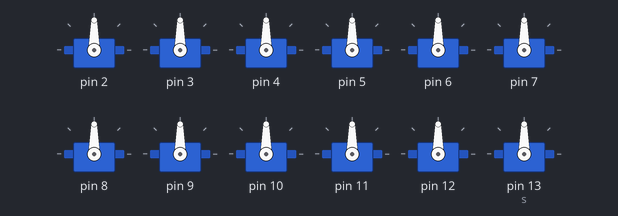
The sketch below on a simulated Arduino Uno, built with avr-gcc and run on an emulated ATmega328P. Shown: 12 × servo. What the sketch prints to the serial monitor is not drawn.

Above: at 0.05 s.
Timing chart, 0 to 6.9 s (numbered marks = the images above):
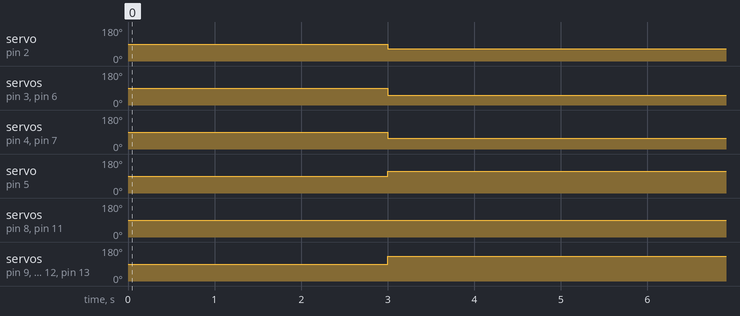

Measured:
- by itself, servo on pin 2: repeats every 3.0 s: 45° 0.30 s, 64° 0.30 s, 90° 0.90 s, 64° 1.5 s
- by itself, servo on pin 3: repeats every 3.0 s: 55° 0.30 s, 30° 0.30 s, 50° 0.90 s, 51° 1.5 s
- by itself, servo on pin 4: repeats every 3.0 s: 73° 0.30 s, 90° 0.30 s, 50° 0.90 s, 56° 1.5 s
- by itself, servo on pin 5: repeats every 3.0 s: 90° 0.90 s, 116° 0.30 s, 135° 0.30 s, 116° 1.5 s
- by itself, servo on pin 6: repeats every 3.0 s: 50° 0.90 s, 30° 0.30 s, 55° 0.30 s, 51° 1.5 s
- by itself, servo on pin 7: repeats every 3.0 s: 50° 0.90 s, 90° 0.30 s, 73° 0.30 s, 56° 1.5 s
- by itself, servo on pin 8: 90° → 116° at 12.6 s, → 135° 1.5 s later, → 116° 0.30 s later, → 90° 0.30 s later, … (37 changes in this stretch)
- by itself, servo on pin 9: repeats every 3.0 s: 129° 1.5 s, 125° 0.30 s, 150° 0.30 s, 130° 0.90 s

The sketch:

MainControl.ino
```cpp
#include "Robot.h"
#include <Servo.h>
int motorPins[12];
Robot m_Robot;

Servo s;
void setup()
{
  for (int i = 0; i < 12; i++)
  {
    motorPins[i] = i + 2;
  }
  m_Robot.Initial(motorPins);
  s.attach(13);
  m_Robot.GetRBM3(&s);
  delay(3000);
  m_Robot.OriType();
  delay(3000);
  m_Robot.Throw();
  delay(3000);
  m_Robot.Walk_Back(14);
  m_Robot.TurnRight(3);
  m_Robot.Walk_Back(7);
  m_Robot.TurnRight(8);
  m_Robot.Walk_Back(7);
  m_Robot.TurnRight(3);
  m_Robot.Walk_Back(14);
}

void loop()
{
}
```

IMovingData.cpp
```cpp
#include "IMovingData.h"

MovingData_RF::MovingData_RF()
{
    alpha[0] = 0;
    alpha[1] = fi;
    alpha[2] = theda;
    alpha[3] = fi;
    for (int i = 0; i < 4; i++)
    {
        beta[i] = b[i];
        gama[i] = r[i];
        turning_alpha[i] = turning_a[i];
        turning_beta[i] = turning_b[i];
        turning_gama[i] = turning_r[i];
    }
    LegFlag = 3;
}

MovingData_RB::MovingData_RB()
{
    alpha[0] = 0;
    alpha[1] = -fi;
    alpha[2] = -theda;
    alpha[3] = -fi;
    for (int i = 0; i < 4; i++)
    {
        beta[i] = b[i];
        gama[i] = r[i];
        turning_alpha[i] = -turning_a[i];
        turning_beta[i] = turning_b[i];
        turning_gama[i] = turning_r[i];
    }
    LegFlag = 4;
}

MovingData_LF::MovingData_LF()
{
    alpha[0] = 180;
    alpha[1] = 180 - fi;
    alpha[2] = 180 - theda;
    alpha[3] = 180 - fi;
    for (int i = 0; i < 4; i++)
    {
        if (b[i] < 0)
            beta[i] = -180 - b[i];
        else
            beta[i] = 180 - b[i];
        gama[i] = -r[i];
        turning_alpha[i] = turning_a[i] > 0 ? 180 - turning_a[i] : -180 - turning_a[i];
        turning_beta[i] = turning_b[i] > 0 ? 180 - turning_b[i] : -180 - turning_b[i];
        turning_gama[i] = -turning_r[i];
    }
    LegFlag = 1;
}

MovingData_LB::MovingData_LB()
{
    alpha[0] = -180;
    alpha[1] = -180 + fi;
    alpha[2] = -180 + theda;
    alpha[3] = -180 + fi;
    for (int i = 0; i < 4; i++)
    {
        if (b[i] < 0)
            beta[i] = -180 - b[i];
        else
            beta[i] = 180 - b[i];
        gama[i] = -r[i];

        turning_alpha[i] = turning_a[i] > 0 ? 180 - turning_a[i] : -180 - turning_a[i];
        turning_beta[i] = turning_b[i] > 0 ? 180 - turning_b[i] : -180 - turning_b[i];
        turning_gama[i] = -turning_r[i];
    }
    LegFlag = 2;
}
```

IMovingData.h
```cpp
class IMovingData
{
protected:
    float theda = 45, fi = 26;
    float b[4] = {40, 39, 35, 60};
    float r[4] = {-40, -34, -17, 0};
    // turning t0 t1 t1zUp xdzUP
    float turning_a[4] = {37, 11, 37, 0};
    float turning_b[4] = {31, 29, 31, 30};
    float turning_r[4] = {-18, -12, 30, 30};

public:
    float alpha[4] = {0, 0, 0, 0};
    float beta[4] = {0, 0, 0, 0};
    float gama[4] = {0, 0, 0, 0};
    float turning_alpha[4] = {0, 0, 0, 0};
    float turning_beta[4] = {0, 0, 0, 0};
    float turning_gama[4] = {0, 0, 0, 0};

    int LegFlag;
};

class MovingData_RF : public IMovingData
{
public:
    MovingData_RF();
};

class MovingData_RB : public IMovingData
{
public:
    MovingData_RB();
};

class MovingData_LF : public IMovingData
{
public:
    MovingData_LF();
};

class MovingData_LB : public IMovingData
{
public:
    MovingData_LB();
};
```

Leg.cpp
```cpp
#include "Leg.h"
#include <Arduino.h>

Leg::Leg(char Name[2])
{
  for (int i = 0; i < 2; i++)
    m_name[i] = Name[i];
  if (m_name[0] == 'L' && m_name[1] == 'F')
    f = 1;
  else if (m_name[0] == 'L' && m_name[1] == 'B')
    f = 2;
  else if (m_name[0] == 'R' && m_name[1] == 'F')
    f = 3;
  else if (m_name[0] == 'R' && m_name[1] == 'B')
    f = 4;
  switch (f)
  {
  case 1:
    moving_data = new MovingData_LF();
    Serial.println("LF");
    break;
  case 2:
    moving_data = new MovingData_LB();
    Serial.println("LB");
    break;
  case 3:
    moving_data = new MovingData_RF();
    Serial.println("RF");
    break;
  case 4:
    moving_data = new MovingData_RB();
    Serial.println("RB");
  default:
    break;
  }
  Serial.println(moving_data->LegFlag);
}

void Leg::Initial(int pin1, int pin2, int pin3)
{
  m1 = new Motor('f');
  m2 = new Motor('s');
  m3 = new Motor('t');
  if (m_name[0] == 'L')
  {
    m1->Initial(pin1, 180);
    m2->Initial(pin2, 180);
  }
  else
  {
    m1->Initial(pin1, 0);
    m2->Initial(pin2, 0);
  }
  if (f != 4)
    m3->Initial(pin3, 0);
}

void Leg::GetRBM3(Servo *s)
{
  m3 = new Motor("t");
  m3->Initial(s, 0);
  getRBM3_Servo = true;
}

void Leg::WalkMotorRotate(int t)
{
  m1->RotateTo(moving_data->alpha[t]);
  m2->RotateTo(moving_data->beta[t]);
  if (f != 4)
    m3->RotateTo(moving_data->gama[t]);
  else
    m3->TestServoRotateTo(moving_data->gama[t]);
}

void Leg::OriType()
{
  int t = 0;
  switch (f)
  {
  case 1:
    t = 1;
    break;
  case 2:
    t = 1;
    break;
  case 3:
    t = 0;
    break;
  case 4:
    t = 0;
    break;
  default:
    break;
  }
  WalkMotorRotate(t);
}

void Leg::Walk_Up()
{
  int t = 3;
  WalkMotorRotate(t);
}

void Leg::Walk_Down(bool forward)
{
  int t = 0;

  if (forward)
  {
    switch (f)
    {
    case 1:
      t = 2;
      break;
    case 2:
      t = 0;
      break;
    case 3:
      t = 2;
      break;
    case 4:
      t = 0;
      break;
    default:
      break;
    }
  }
  else
  {
    switch (f)
    {
    case 1:
      t = 0;
      break;
    case 2:
      t = 2;
      break;
    case 3:
      t = 0;
      break;
    case 4:
      t = 2;
      break;
    default:
      break;
    }
  }

  WalkMotorRotate(t);
}

void Leg::Walk_MoveBody(int type, bool forward)
{
  int t = 0;

  if (forward)
  {
    if (type == 1)
    {
      switch (f)
      {
      case 1:
        t = 0;
        break;
      case 2:
        t = 2;
        break;
      case 3:
        t = 1;
        break;
      case 4:
        t = 1;
        break;
      default:
        break;
      }
    }
    else if (type == 2)
    {
      switch (f)
      {
      case 1:
        t = 1;
        break;
      case 2:
        t = 1;
        break;
      case 3:
        t = 0;
        break;
      case 4:
        t = 2;
        break;
      default:
        break;
      }
    }
  }
  else
  {
    if (type == 1)
    {
      switch (f)
      {
      case 1:
        t = 2;
        break;
      case 2:
        t = 0;
        break;
      case 3:
        t = 1;
        break;
      case 4:
        t = 1;
        break;
      default:
        break;
      }
    }
    else if (type == 2)
    {
      switch (f)
      {
      case 1:
        t = 1;
        break;
      case 2:
        t = 1;
        break;
      case 3:
        t = 2;
        break;
      case 4:
        t = 0;
        break;
      default:
        break;
      }
    }
  }
  WalkMotorRotate(t);
}

void Leg::TurnRight_Up()
{
  if (f == 1 || f == 2)
    m2->RotateTo(100);
  else
  {
    m2->RotateTo(80);
  }
}

void Leg::TurnRight_Down()
{
  if (f == 1 || f == 2)
    m2->RotateTo(moving_data->beta[1]);
  else
  {
    m1->RotateTo(-30);
    m2->RotateTo(moving_data->beta[0]);
  }
}

void Leg::TurnRight_MoveBody(int type)
{
  if (type == 1)
    m1->RotateTo(30);
  else if (type == 2)
    m1->RotateTo(moving_data->alpha[0]);
}

void Leg::TurnLeft_UP()
{
  if (f == 3 || f == 4)
    m2->RotateTo(80);
  else
  {
    m2->RotateTo(100);
  }
}

void Leg::TurnLeft_Down()
{
  if (f == 3 || f == 4)
  {
    m2->RotateTo(moving_data->beta[0]);
  }
  else
  {
    m1->RotateTo(-150);
    m2->RotateTo(moving_data->beta[1]);
  }
}

void Leg::TurnLeft_MoveBody(int type)
{
  if (type == 1)
    m1->RotateTo(150);
  else if (type == 2)
  {
    m2->RotateTo(100);
    delay(move_time);
    m1->RotateTo(moving_data->alpha[1]);
    delay(move_time);
    m2->RotateTo(moving_data->beta[1]);
  }
}

void Leg::LegTest()
{
  m1->RotateTo(30);
  delay(1000);
  m1->RotateTo(0);
  delay(1000);
  m2->RotateTo(30);
  delay(1000);
  m2->RotateTo(0);
  delay(1000);
  if (f != 4)
    m3->RotateTo(30);
  else
    m3->TestServoRotateTo(30);
  delay(1000);
  if (f != 4)
    m3->RotateTo(0);
  else
    m3->TestServoRotateTo(0);
  delay(1000);
}

void Leg::LegTest2()
{
  m1->RotateTo(30);
  m2->RotateTo(30);
  m3->TestServoRotateTo(30);
  delay(1000);
  m1->RotateTo(0);
  m2->RotateTo(0);
  m3->TestServoRotateTo(0);
  delay(1000);
}
```

Leg.h
```cpp
#include "Motor.h"
#include "IMovingData.h"
class Leg
{
private:
    float L1 = 37.55, L2 = 70, L3 = 107.5;
    int f = 0;
    int move_time = 300;

public:
    IMovingData *moving_data;

    Motor *m1, *m2, *m3;
    char m_name[2];
    bool getRBM3_Servo = false;
    Leg(char[]);
    void Initial(int, int, int);
    void LegTest();
    void LegTest2();
    void WalkMotorRotate(int);
    void OriType();
    void Walk_Up();
    void Walk_Down(bool);
    void Walk_MoveBody(int, bool);
    void TurnRight_Up();
    void TurnRight_Down();
    void TurnRight_MoveBody(int);
    void TurnLeft_UP();
    void TurnLeft_Down();
    void TurnLeft_MoveBody(int);
    void GetRBM3(Servo *);
};
```

Motor.cpp
```cpp
#include "Motor.h"
#include <Arduino.h>
Motor::Motor(char Name)
{
  m_name = Name;
  now_degree = 0;
  goal_degree = 0;
}

void Motor::RotateTo(int degree)
{
  if (m_name == 't')
    m_servo.write(90 - degree);
  else
  {
    if (degree > 90 || degree < -90)
    {
      if (degree > 0)
        degree -= 180;
      else if (degree < 0)
        degree += 180;
    }
    m_servo.write(90 + degree);
  }
}

void Motor::TestServoRotateTo(int degree)
{
  test_servo->write(90 - degree);
}

void Motor::Initial(int pinNum, int OriDegree)
{
  m_servo.attach(pinNum);
  m_servo.write(90);
  now_degree = OriDegree;
}

void Motor::Initial(Servo *s, int OriDegree)
{
  test_servo = s;
  test_servo->write(90);
  now_degree = OriDegree;
}
```

Motor.h
```cpp
#include <Servo.h>

class Motor
{
private:
  int now_degree, goal_degree;

public:
  Servo m_servo;
  Servo *test_servo;
  char m_name;
  Motor(char);
  void Initial(int, int);
  void Initial(Servo *s, int);
  void RotateTo(int);
  void TestServoRotateTo(int);
};
```

Robot.cpp
```cpp
#include "Robot.h"
#include <Arduino.h>

Robot::Robot()
{
  Serial.begin(9600);
  LF = new Leg("LF");
  LB = new Leg("LB");
  RF = new Leg("RF");
  RB = new Leg("RB");
}

void Robot::Initial(int pins[12])
{
  LF->Initial(pins[0], pins[1], pins[2]);
  LB->Initial(pins[3], pins[4], pins[5]);
  RF->Initial(pins[6], pins[7], pins[8]);
  RB->Initial(pins[9], pins[10], pins[11]);
  pinMode(motorPin, OUTPUT);
  digitalWrite(motorPin, LOW);
}

void Robot::RobotTest()
{
  LF->LegTest();
  LB->LegTest();
  RF->LegTest();
  RB->LegTest();
}

void Robot::RobotTest2()
{
  RB->LegTest2();
}

void Robot::OriType()
{
  LF->OriType();
  LB->OriType();
  RF->OriType();
  RB->OriType();
}

void Robot::Walk(int cnt)
{
  for (int i = 0; i < cnt; i++)
  {
    Walk_LegUpDown(3, true); //RF
    Walk_MoveBody(1, true);
    Walk_LegUpDown(2, true); //LB
    Walk_LegUpDown(1, true); //LF
    Walk_MoveBody(2, true);
    Walk_LegUpDown(4, true); //RB
  }
}

void Robot::Walk_Back(int cnt)
{
  for (int i = 0; i < cnt; i++)
  {
    Walk_LegUpDown(4, false); //RB
    Walk_MoveBody(1, false);
    Walk_LegUpDown(1, false); //LF
    Walk_LegUpDown(2, false); //LB
    Walk_MoveBody(2, false);
    Walk_LegUpDown(3, false); //RF
  }
}

void Robot::WalkLegTest(int cnt)
{
  switch (cnt)
  {
  case 1:
    LF->Walk_Up();
    break;
  case 2:
    LB->Walk_Up();
    break;
  case 3:
    RF->Walk_Up();
    break;
  case 4:
    RB->Walk_Up();
    break;
  default:
    break;
  }
}

void Robot::Walk_LegUpDown(int legcnt, bool forward)
{
  switch (legcnt)
  {
  case 1:
    LF->Walk_Up();
    delay(move_time);
    LF->Walk_Down(forward);
    delay(move_time);
    break;
  case 2:
    LB->Walk_Up();
    delay(move_time);
    LB->Walk_Down(forward);
    delay(move_time);
    break;
  case 3:
    RF->Walk_Up();
    delay(move_time);
    RF->Walk_Down(forward);
    delay(move_time);
    break;
  case 4:
    RB->Walk_Up();
    delay(move_time);
    RB->Walk_Down(forward);
    delay(move_time);
    break;
  default:
    break;
  }
}

void Robot::Walk_MoveBody(int s, bool forward)
{
  LF->Walk_MoveBody(s, forward);
  LB->Walk_MoveBody(s, forward);
  RF->Walk_MoveBody(s, forward);
  RB->Walk_MoveBody(s, forward);
  delay(move_time);
}

void Robot::TurnRight(int cnt)
{
  LF->TurnRight_Up();
  LB->TurnRight_Up();
  delay(move_time);
  for (int i = 0; i < cnt; i++)
  {
    RF->TurnRight_MoveBody(1);
    RB->TurnRight_MoveBody(1);
    delay(move_time);
    RF->TurnRight_Up();
    RB->TurnRight_Up();
    delay(move_time);
    RF->TurnRight_Down();
    RB->TurnRight_Down();
    delay(move_time);
  }
  RF->TurnRight_MoveBody(2);
  RF->TurnRight_MoveBody(2);
  delay(move_time);
  LF->TurnRight_Down();
  LB->TurnRight_Down();
  delay(move_time);
}

void Robot::TurnLeft(int cnt)
{
  RF->TurnLeft_UP();
  RB->TurnLeft_UP();
  delay(move_time);
  for (int i = 0; i < cnt; i++)
  {
    LF->TurnLeft_MoveBody(1);
    LB->TurnLeft_MoveBody(1);
    delay(move_time);
    LF->TurnLeft_UP();
    LB->TurnLeft_UP();
    delay(move_time);
    LF->TurnLeft_Down();
    LB->TurnLeft_Down();
    delay(move_time);
  }
  LF->TurnLeft_MoveBody(2);
  LB->TurnLeft_MoveBody(2);
  delay(move_time);
  RF->TurnLeft_Down();
  RB->TurnLeft_Down();
  delay(move_time);
}

void Robot::Throw()
{
  digitalWrite(motorPin, HIGH);
  delay(3000);
  digitalWrite(motorPin, LOW);
}

void Robot::GetRBM3(Servo *s)
{
  RBM3 = s;
  RB->GetRBM3(s);
}
```

Robot.h
```cpp
#include "Leg.h"

class Robot
{
public:
    Leg *RF, *RB, *LF, *LB;
    Servo *RBM3;
    int move_time = 300;
    int motorPin = 1;
    Robot();
    void Initial(int[]);
    void RobotTest();
    void RobotTest2();
    void OriType();
    void Walk(int);
    void Walk_Back(int);
    void WalkLegTest(int);
    void Walk_MoveBody(int, bool);
    void Walk_LegUpDown(int, bool);
    void TurnRight(int);
    void TurnLeft(int);
    void Throw();
    void GetRBM3(Servo *);
};
```
